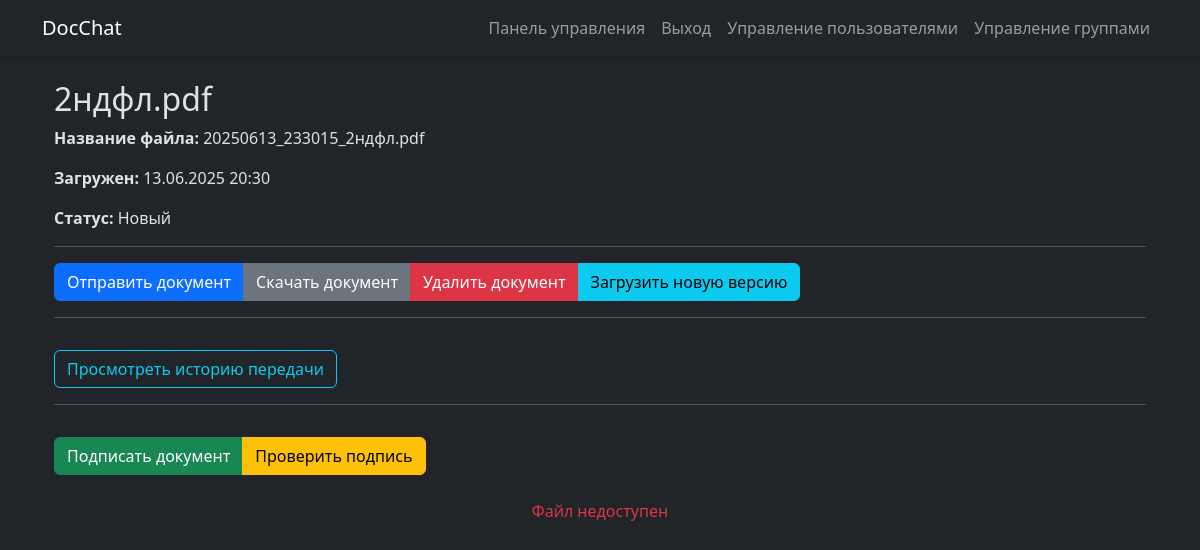
The app's page /documents/62/view/ (signed in) with its own data.
### webapp/models.py (models this page shows, shortened)
class Document(models.Model):
    STATUS_CHOICES = [
        ('new', 'Новый'),
        ('in_progress', 'В работе'),
        ('approved', 'Подтвержден'),
        ('rejected', 'Отказ'),
    ]
    filename = models.CharField(max_length=255)
    original_filename = models.CharField(max_length=255)
    content_type = models.CharField(max_length=50)
    owner = models.ForeignKey(CustomUser, on_delete=models.CASCADE, related_name='owned_documents')
    is_encrypted = models.BooleanField(default=False)
    upload_date = models.DateTimeField(auto_now_add=True)
    status = models.CharField(max_length=20, choices=STATUS_CHOICES, default='new')
    shared_users = models.ManyToManyField(CustomUser, related_name='shared_documents', blank=True)
    shared_groups = models.ManyToManyField(UserGroup, related_name='shared_documents', blank=True)

### webapp/views.py (the view, shortened to what this page needs)
# urls.py: path('documents/<int:doc_id>/view/', views.view_document, name='view_document'),
@xframe_options_exempt
@login_required
def view_document(request, doc_id):
    document = get_object_or_404(Document, id=doc_id)
    transfer_history = document.transfer_history.select_related('sender', 'recipient_user', 'recipient_group',
                                                                'version').order_by('-timestamp')
    last_version = transfer_history.first()
    file_url = get_minio_file_url(document) if last_version else None
    return render(request, "documents/view_document.html", {
        "document": document,
        "transfer_history": transfer_history,  # <-- правильная переменная для шаблона
        "file_url": file_url,
    })

### webapp/utils/minio_client.py (called while the page is built)
def get_minio_client():
    client = Minio(
        settings.MINIO_ENDPOINT,
        access_key=settings.MINIO_ACCESS_KEY,
        secret_key=settings.MINIO_SECRET_KEY,
        secure=settings.MINIO_SECURE,
    )
    return client

def get_minio_file_url(document: Document, expires=timedelta(hours=1)):
    client = get_minio_client()
    bucket_name = settings.MINIO_BUCKET_NAME
    last_version = document.version_history.order_by('-timestamp').first()
    if not last_version:
        return None
    file_name = last_version.file_name
    try:
        url = client.presigned_get_object(
            bucket_name,
            file_name,
            expires=expires
        )
        return url
    except Exception as e:
        print(f"Ошибка получения ссылки MinIO: {e}")
        return None

### templates/documents/view_document.html (shortened to what this page needs)
{% extends "base.html" %}
{% block content %}
<div class="container mt-4">
    <h2>{{ document.original_filename }}</h2>
    <p><strong>Название файла:</strong> {{ document.filename }}</p>
    <p><strong>Загружен:</strong> {{ document.upload_date|date:"d.m.Y H:i" }}</p>
    <p><strong>Статус:</strong> {{ document.get_status_display }}</p>
    <hr>
    <form method="POST">
        <div class="btn-group" role="group">
            <button type="submit" name="send" class="btn btn-primary">
                 Отправить документ
            </button>
            <a href="{{ file_url }}" class="btn btn-secondary" download>
                 Скачать документ
            </a>
            <button type="submit" name="delete" class="btn btn-danger" onclick="return confirm('Вы уверены, что хотите удалить этот документ?');">
                 Удалить документ
            </button>
            <button type="button" onclick="location.href='{% url 'upload_new_version' document.id %}'"
            class="btn btn-info">
                 Загрузить новую версию
            </button>
        </div>
    </form>
    <hr>
    <button id="toggleHistory" class="btn btn-outline-info mt-3">
         Просмотреть историю передачи
    </button>
    <hr>
   <div class="btn-group mt-3">
       {% if document.content_type == "application/pdf" %}
       <button id="signDocument" class="btn btn-success">
           Подписать документ
        </button>
       <button id="verifySignature" class="btn btn-warning">
            Проверить подпись
       </button>
               {% endif %}
   </div>
    <div class="text-center mt-4">
        {% if file_url %}
        <script>
            console.log("{{ document.content_type}}");
        </script>
            {% if document.content_type == "application/pdf" %}
                <h4>Предварительный просмотр документа</h4>
                <iframe src="{{ file_url }}" style="width:80%; height:600px; border:none;"></iframe>
            {% else %}
                <div class="alert alert-warning">
                    Данный тип файла не поддерживается для отображения ({{ document.content_type }})
                    <p class="mt-2">
                        <a href="{{ file_url }}" class="btn btn-primary" download>
                            <i data-feather="download"></i> Скачать файл
                        </a>
                    </p>
                </div>
            {% endif %}
        {% else %}
            <p class="text-danger">Файл недоступен</p>
        {% endif %}
    </div>
</div>
{% endblock %}

### static/css/custom.css (style rules this page uses)
:root[data-bs-theme=dark] { --bs-body-bg: #212529; --bs-body-color: #dee2e6; }

### records on screen
Document: original_filename "2ндфл.pdf", filename "20250613_233015_2ндфл.pdf", upload_date "13.06.2025 20:30", status "Новый"
